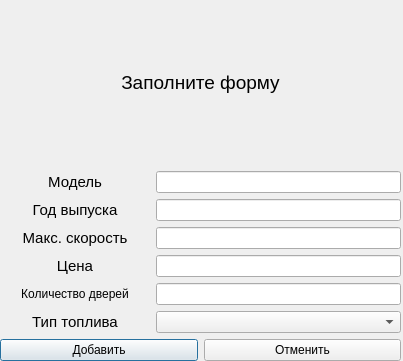
<?xml version="1.0" encoding="UTF-8"?>
<ui version="4.0">
 <class>AddCarWindow</class>
 <widget class="QDialog" name="AddCarWindow">
  <property name="geometry">
   <rect>
    <x>0</x>
    <y>0</y>
    <width>403</width>
    <height>361</height>
   </rect>
  </property>
  <property name="minimumSize">
   <size>
    <width>403</width>
    <height>361</height>
   </size>
  </property>
  <property name="maximumSize">
   <size>
    <width>403</width>
    <height>361</height>
   </size>
  </property>
  <property name="windowTitle">
   <string>Dialog</string>
  </property>
  <widget class="QWidget" name="">
   <property name="geometry">
    <rect>
     <x>0</x>
     <y>0</y>
     <width>401</width>
     <height>361</height>
    </rect>
   </property>
   <layout class="QGridLayout" name="gridLayout">
    <item row="0" column="0">
     <widget class="QLabel" name="label_6">
      <property name="font">
       <font>
        <pointsize>14</pointsize>
       </font>
      </property>
      <property name="layoutDirection">
       <enum>Qt::LeftToRight</enum>
      </property>
      <property name="text">
       <string>Заполните форму</string>
      </property>
      <property name="alignment">
       <set>Qt::AlignCenter</set>
      </property>
     </widget>
    </item>
    <item row="1" column="0">
     <layout class="QHBoxLayout" name="horizontalLayout_7">
      <item>
       <widget class="QLabel" name="label">
        <property name="minimumSize">
         <size>
          <width>150</width>
          <height>0</height>
         </size>
        </property>
        <property name="maximumSize">
         <size>
          <width>150</width>
          <height>16777215</height>
         </size>
        </property>
        <property name="font">
         <font>
          <pointsize>11</pointsize>
         </font>
        </property>
        <property name="text">
         <string>Модель</string>
        </property>
        <property name="alignment">
         <set>Qt::AlignCenter</set>
        </property>
       </widget>
      </item>
      <item>
       <widget class="QLineEdit" name="CModellineEdit"/>
      </item>
     </layout>
    </item>
    <item row="2" column="0">
     <layout class="QHBoxLayout" name="horizontalLayout_6">
      <item>
       <widget class="QLabel" name="label_2">
        <property name="minimumSize">
         <size>
          <width>150</width>
          <height>0</height>
         </size>
        </property>
        <property name="maximumSize">
         <size>
          <width>150</width>
          <height>16777215</height>
         </size>
        </property>
        <property name="font">
         <font>
          <pointsize>11</pointsize>
         </font>
        </property>
        <property name="text">
         <string>Год выпуска</string>
        </property>
        <property name="alignment">
         <set>Qt::AlignCenter</set>
        </property>
       </widget>
      </item>
      <item>
       <widget class="QLineEdit" name="CYearlineEdit"/>
      </item>
     </layout>
    </item>
    <item row="3" column="0">
     <layout class="QHBoxLayout" name="horizontalLayout_5">
      <item>
       <widget class="QLabel" name="label_3">
        <property name="minimumSize">
         <size>
          <width>150</width>
          <height>0</height>
         </size>
        </property>
        <property name="maximumSize">
         <size>
          <width>150</width>
          <height>16777215</height>
         </size>
        </property>
        <property name="font">
         <font>
          <pointsize>11</pointsize>
         </font>
        </property>
        <property name="text">
         <string>Макс. скорость</string>
        </property>
        <property name="alignment">
         <set>Qt::AlignCenter</set>
        </property>
       </widget>
      </item>
      <item>
       <widget class="QLineEdit" name="CSpeedlineEdit"/>
      </item>
     </layout>
    </item>
    <item row="4" column="0">
     <layout class="QHBoxLayout" name="horizontalLayout_4">
      <item>
       <widget class="QLabel" name="label_4">
        <property name="minimumSize">
         <size>
          <width>150</width>
          <height>0</height>
         </size>
        </property>
        <property name="maximumSize">
         <size>
          <width>150</width>
          <height>16777215</height>
         </size>
        </property>
        <property name="font">
         <font>
          <pointsize>11</pointsize>
         </font>
        </property>
        <property name="text">
         <string>Цена</string>
        </property>
        <property name="alignment">
         <set>Qt::AlignCenter</set>
        </property>
       </widget>
      </item>
      <item>
       <widget class="QLineEdit" name="CCostlineEdit"/>
      </item>
     </layout>
    </item>
    <item row="5" column="0">
     <layout class="QHBoxLayout" name="horizontalLayout_3">
      <item>
       <widget class="QLabel" name="label_5">
        <property name="minimumSize">
         <size>
          <width>150</width>
          <height>0</height>
         </size>
        </property>
        <property name="maximumSize">
         <size>
          <width>150</width>
          <height>16777215</height>
         </size>
        </property>
        <property name="font">
         <font>
          <pointsize>9</pointsize>
         </font>
        </property>
        <property name="text">
         <string>Количество дверей</string>
        </property>
        <property name="alignment">
         <set>Qt::AlignCenter</set>
        </property>
       </widget>
      </item>
      <item>
       <widget class="QLineEdit" name="CDourlineEdit"/>
      </item>
     </layout>
    </item>
    <item row="6" column="0">
     <layout class="QHBoxLayout" name="horizontalLayout_2">
      <item>
       <widget class="QLabel" name="label_7">
        <property name="minimumSize">
         <size>
          <width>150</width>
          <height>0</height>
         </size>
        </property>
        <property name="maximumSize">
         <size>
          <width>150</width>
          <height>16777215</height>
         </size>
        </property>
        <property name="font">
         <font>
          <pointsize>11</pointsize>
         </font>
        </property>
        <property name="text">
         <string>Тип топлива</string>
        </property>
        <property name="alignment">
         <set>Qt::AlignCenter</set>
        </property>
       </widget>
      </item>
      <item>
       <widget class="QComboBox" name="addCComboBox">
        <item>
         <property name="text">
          <string/>
         </property>
        </item>
        <item>
         <property name="text">
          <string>Дизель</string>
         </property>
        </item>
        <item>
         <property name="text">
          <string>Бензин</string>
         </property>
        </item>
        <item>
         <property name="text">
          <string>Гибрид</string>
         </property>
        </item>
        <item>
         <property name="text">
          <string>Электро</string>
         </property>
        </item>
       </widget>
      </item>
     </layout>
    </item>
    <item row="7" column="0">
     <layout class="QHBoxLayout" name="horizontalLayout">
      <item>
       <widget class="QPushButton" name="addCPushButton">
        <property name="text">
         <string>Добавить</string>
        </property>
       </widget>
      </item>
      <item>
       <widget class="QPushButton" name="BackCPushButton">
        <property name="text">
         <string>Отменить</string>
        </property>
       </widget>
      </item>
     </layout>
    </item>
   </layout>
  </widget>
 </widget>
 <resources/>
 <connections/>
</ui>
